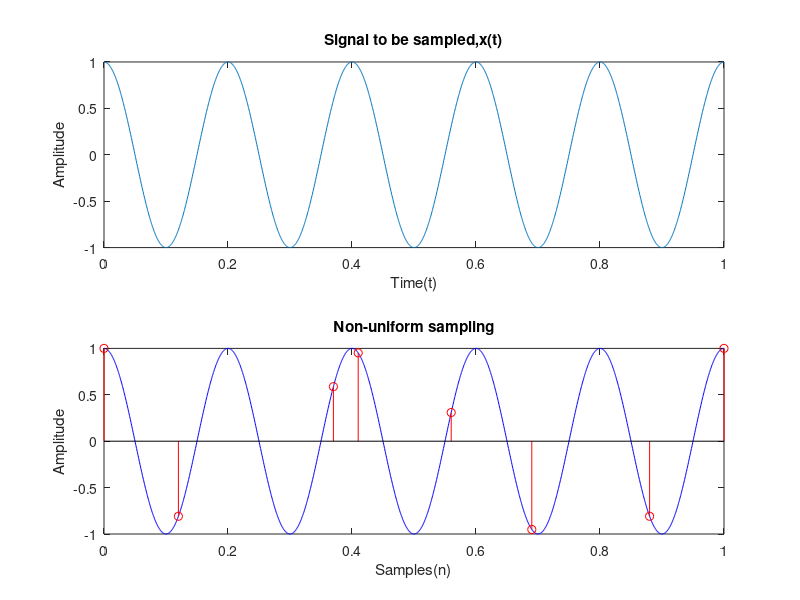

The MATLAB script that drew this image:
clc;close all;clear all;
fm=5;
t=0:0.0005:1;
x=cos(2*pi*fm*t);
subplot(2,1,1);
plot(t,x);
title('Signal to be sampled,x(t)');
xlabel('Time(t)');
ylabel('Amplitude');
%undersampling
%fs1=1.5*fm;
t1=[0,0.12,0.37,0.41,0.56,0.69,0.88,1];
x1=cos(2*pi*fm*t1);
subplot(2,1,2);
plot(t,x,'b')
hold on;
stem(t1,x1,'r');
title('Non-uniform sampling');
xlabel('Samples(n)');
ylabel('Amplitude');